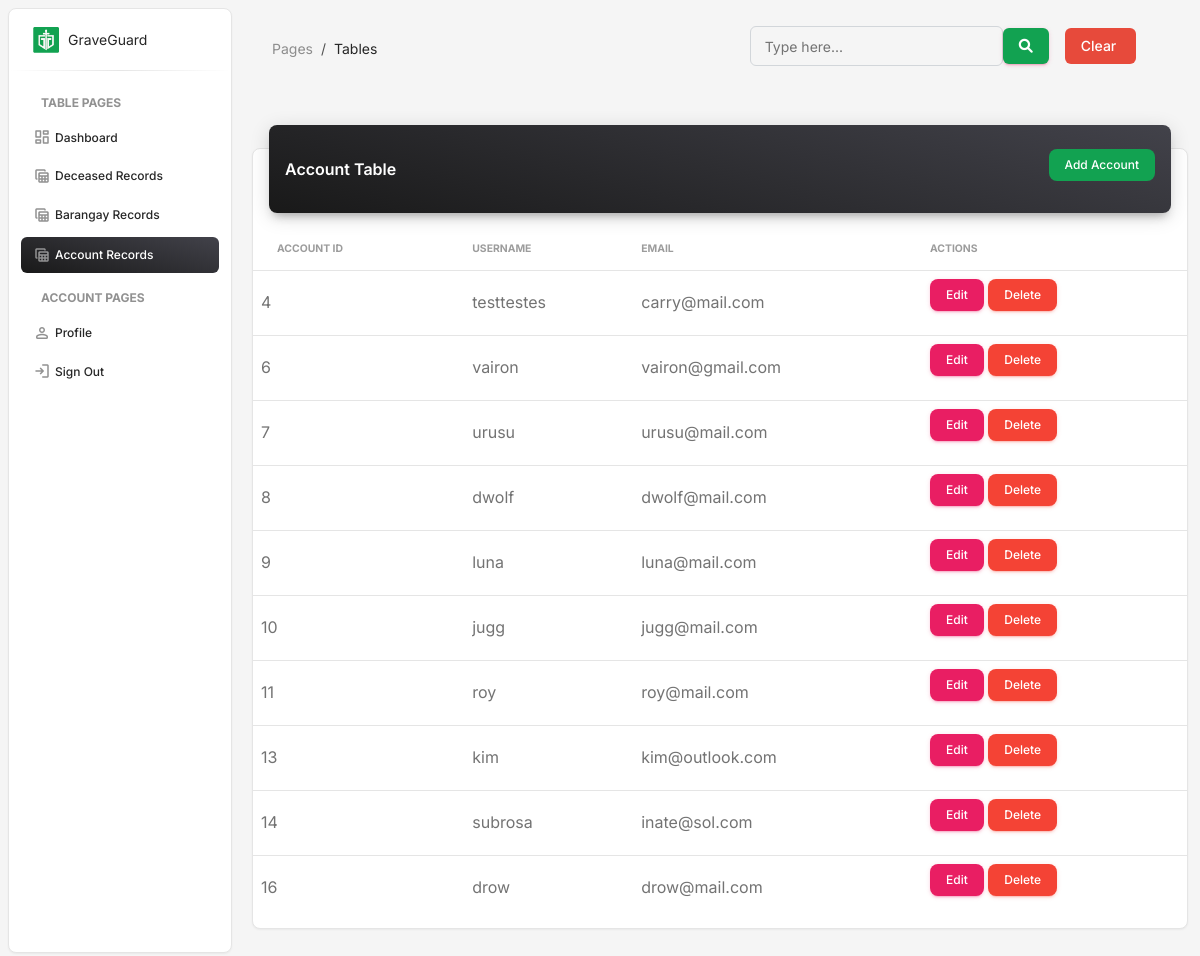
Page /account-tbl.php on the committed database.
### tables this page shows
CREATE TABLE `account_tbl` (
  `account_id` int(11) NOT NULL,
  `account_uname` varchar(100) NOT NULL,
  `account_email` varchar(100) NOT NULL,
  `account_pword` varchar(255) NOT NULL,
  `account_type` varchar(100) NOT NULL
);

### account-tbl.php (the view, shortened to what this page needs)
<!DOCTYPE html>
<html lang="en">
<head>
  <link href="css/nucleo-icons.css" rel="stylesheet" />
  <link href="css/nucleo-svg.css" rel="stylesheet" />
  <link id="pagestyle" href="css/dashboard.css" rel="stylesheet" />
  <link href="https://cdn.jsdelivr.net/npm/bootstrap-icons/font/bootstrap-icons.css" rel="stylesheet">
  <link href="https://cdnjs.cloudflare.com/ajax/libs/font-awesome/6.0.0-beta3/css/all.min.css" rel="stylesheet">
</head>
<body class="g-sidenav-show  bg-gray-100">
  <aside class="sidenav navbar navbar-vertical navbar-expand-xs border-radius-lg fixed-start ms-2  bg-white my-2" id="sidenav-main">
    <div class="sidenav-header">
      <a class="navbar-brand px-4 py-3 m-0" href="dashboard.php" target="_blank">
        <img src="img/icon.png" class="navbar-brand-img" width="26" height="26" alt="main_logo">
        <span class="ms-1 text-sm text-dark">GraveGuard</span>
      </a>
    </div>
    <hr class="horizontal dark mt-0 mb-2">
    <div class="collapse navbar-collapse  w-auto " id="sidenav-collapse-main">
      <ul class="navbar-nav">
        <li class="nav-item mt-3">
          <h6 class="ps-4 ms-2 text-uppercase text-xs text-dark font-weight-bolder opacity-5">Table pages</h6>
        </li>
        <li class="nav-item">
          <a class="nav-link text-dark" href="dashboard.php">
            <i class="material-symbols-rounded opacity-5">dashboard</i>
            <span class="nav-link-text ms-1">Dashboard</span>
          </a>
        </li>
        <li class="nav-item">
          <a class="nav-link text-dark" href="deceased-tbl.php">
            <i class="material-symbols-rounded opacity-5">table_view</i>
            <span class="nav-link-text ms-1">Deceased Records</span>
          </a>
        </li>
        <li class="nav-item">
          <a class="nav-link text-dark" href="graveplot-tbl.php">
            <i class="material-symbols-rounded opacity-5">table_view</i>
            <span class="nav-link-text ms-1">Barangay Records</span>
          </a>
        </li>
        <li class="nav-item">
          <a class="nav-link active bg-gradient-dark text-white href=" account-tbl.php">
            <i class="material-symbols-rounded opacity-5">table_view</i>
            <span class="nav-link-text ms-1">Account Records</span>
          </a>
        </li>
        <li class="nav-item mt-3">
          <h6 class="ps-4 ms-2 text-uppercase text-xs text-dark font-weight-bolder opacity-5">Account pages</h6>
        </li>
        <li class="nav-item">
          <a class="nav-link text-dark" href="profile.php">
            <i class="material-symbols-rounded opacity-5">person</i>
            <span class="nav-link-text ms-1">Profile</span>
          </a>
        </li>
        <li class="nav-item">
          <a class="nav-link text-dark" href="logout.php">
            <i class="material-symbols-rounded opacity-5">login</i>
            <span class="nav-link-text ms-1">Sign Out</span>
          </a>
        </li>
      </ul>
    </div>
  </aside>
  <main class="main-content position-relative max-height-vh-100 h-100 border-radius-lg ">
    <nav class="navbar navbar-main navbar-expand-lg px-0 mx-3 shadow-none border-radius-xl" id="navbarBlur" data-scroll="true">
      <div class="container-fluid py-1 px-3">
        <nav aria-label="breadcrumb">
          <ol class="breadcrumb bg-transparent mb-0 pb-0 pt-1 px-0 me-sm-6 me-5">
            <li class="breadcrumb-item text-sm"><a class="opacity-5 text-dark" href="javascript:;">Pages</a></li>
            <li class="breadcrumb-item text-sm text-dark active" aria-current="page">Tables</li>
          </ol>
        </nav>
        <div class="collapse navbar-collapse mt-sm-0 mt-2 me-md-0 me-sm-4" id="navbar">
          <div class="ms-md-auto pe-md-3 d-flex align-items-center">
            <?php
            $conn = new mysqli('localhost', 'root', '', 'graveguard');
            $sql = "SELECT account_id, account_uname, account_email, account_pword FROM account_tbl";
            if ($_SERVER["REQUEST_METHOD"] == "POST" && isset($_POST['search']) && !empty($_POST['search'])) {
              $search = $conn->real_escape_string($_POST['search']);
              $search = "%" . $search . "%";
              $stmt = $conn->prepare("SELECT account_id, account_uname, account_email, account_pword FROM account_tbl WHERE account_id LIKE ? OR account_uname LIKE ? OR account_email LIKE ?");
              $stmt->bind_param("sss", $search, $search, $search);
              $stmt->execute();
              $result = $stmt->get_result();
            } else {
              $result = $conn->query($sql);
            }
            ?>
            <div class="ms-md-auto pe-md-3 d-flex align-items-center">
              <form method="POST" action="" class="d-flex align-items-center w-100">
                <div class="input-group input-group-outline">
                  <label class="form-label">Type here...</label>
                  <input type="text" name="search" id="search-input" class="form-control">
                </div>
                <button class="btn btn-primary" type="submit" style="margin-right: 1rem; margin-top: 1rem; background-color: #12A251; padding-right: 1.3rem">
                  <i class="fa fa-search" aria-hidden="true"></i>
                </button>
                <button class="btn" type="button" id="clear-search" style="background-color: #e74a3b; color: white; margin-top: 1rem; padding-right: 2rem">
                  Clear
                </button>
              </form>
            </div>
          </div>
        </div>
    </nav>
    <div class="container-fluid py-2">
      <div class="row">
        <div class="col-12">
          <div class="card my-4">
            <div class="card-header p-0 position-relative mt-n4 mx-3 z-index-2">
              <div class="bg-gradient-dark shadow-dark border-radius-lg pt-4 pb-3 d-flex justify-content-between align-items-center">
                <h6 class="text-white text-capitalize ps-3">Account Table</h6>
                <button class="btn btn-sm" style="background-color: #12A251; color: white; margin-right: 1rem;" data-bs-toggle="modal" data-bs-target="#addAccountModal">
                  Add Account
                </button>
              </div>
            </div>
            <div class="card-body px-0 pb-2">
              <div class="table-responsive p-0">
                <table id="account_list" class="table align-items-center mb-0">
                  <thead>
                    <tr>
                      <th class="text-uppercase text-secondary text-xxs font-weight-bolder opacity-7">Account ID</th>
                      <th class="text-uppercase text-secondary text-xxs font-weight-bolder opacity-7 ps-2">Username</th>
                      <th class="text-uppercase text-secondary text-xxs font-weight-bolder opacity-7 ps-2">Email</th>
                      <th class="text-uppercase text-secondary text-xxs font-weight-bolder opacity-7 ps-2">Actions</th>
                    </tr>
                  </thead>
                  <tbody>
                    <?php
                    if ($result && $result->num_rows > 0) {
                      while ($row = $result->fetch_assoc()) {
                        echo "<tr>
                        <td class='align-middle'>{$row['account_id']}</td>
                        <td class='align-middle'>{$row['account_uname']}</td>
                        <td class='align-middle'>{$row['account_email']}</td>
                        <td class='align-middle'>
                            <button class='btn btn-sm btn-primary' data-bs-toggle='modal' data-bs-target='#editModal' onclick='populateEditModal({$row['account_id']}, \"{$row['account_uname']}\", \"{$row['account_email']}\", \"{$row['account_pword']}\")'>Edit</button>
                            <button class='btn btn-sm btn-danger' data-bs-toggle='modal' data-bs-target='#deleteModal' onclick='populateDeleteModal({$row['account_id']})'>Delete</button>
                        </td>
                      </tr>";
                      }
                    } else {
                      echo "<tr><td colspan='5' class='text-center'>No data found</td></tr>";
                    }
                    ?>
                  </tbody>
                </table>
              </div>
            </div>
          </div>
        </div>
      </div>
    </div>
  </main>
</body>
</html>

### rows in the picture
account_tbl: account_id "4", account_uname "testtestes", account_email "carry@mail.com"
account_tbl: account_id "6", account_uname "vairon", account_email "vairon@gmail.com"
account_tbl: account_id "7", account_uname "urusu", account_email "urusu@mail.com"
account_tbl: account_id "8", account_uname "dwolf", account_email "dwolf@mail.com"
account_tbl: account_id "9", account_uname "luna", account_email "luna@mail.com"
account_tbl: account_id "10", account_uname "jugg", account_email "jugg@mail.com"
account_tbl: account_id "11", account_uname "roy", account_email "roy@mail.com"
account_tbl: account_id "13", account_uname "kim", account_email "kim@outlook.com"
account_tbl: account_id "14", account_uname "subrosa", account_email "inate@sol.com"
account_tbl: account_id "16", account_uname "drow", account_email "drow@mail.com"
